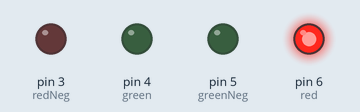
Bench run of a sketch on a simulated Arduino Uno, built with avr-gcc and run on an emulated ATmega328P. Parts: output pins drawn as LEDs (lit = HIGH). Dashed ring = blinking. No radio packets arrive unless stated.

Above: at 0.1 s.
At 1.55 s:
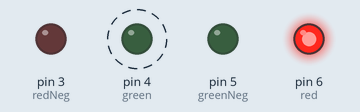
At 2.85 s:
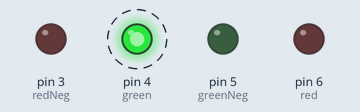
Timing chart, 0 to 3.1 s (numbered marks = the images above):
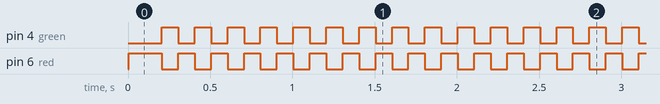

Measured:
- by itself, pin 4 (green): alternates HIGH for 0.10 s and LOW for 0.10 s
- by itself, pin 6 (red): repeats every 0.20 s: LOW 0.10 s, HIGH 0.10 s

The sketch:

testrf.ino
```cpp
/*Begining of Auto generated code by Atmel studio */
#include <Arduino.h>

/*End of auto generated code by Atmel studio */

#include <nRF24L01.h>
#include <RF24.h>
#include <RF24_config.h>
#include <SPI.h>
//Beginning of Auto generated function prototypes by Atmel Studio
void setup(void);
void loop(void);
//End of Auto generated function prototypes by Atmel Studio

/*
This is the corresponding sketch to the 'basicSend' sketch.
the nrf24l01 will listen for numbers 0-255, and light the red LED
whenever a number in the sequence is missed.  Otherwise,
it lights the green LED
*/
int msg[1];
RF24 radio(8,7);
const uint64_t pipe = 0xE8E8F0F0E1LL;
int red = 6;
int green = 4;
int redNeg = 3;
int greenNeg = 5;
int lastmsg = 1;

void setup(void){
  Serial.begin(9600);
  radio.begin();
  radio.openReadingPipe(1,pipe);
  radio.printDetails();
  radio.startListening();
  pinMode(red, OUTPUT);
  pinMode(green, OUTPUT);
  pinMode(redNeg, OUTPUT);
  pinMode(greenNeg, OUTPUT);
  digitalWrite(greenNeg, LOW);
  digitalWrite(redNeg, LOW);
}

void loop(void){
        digitalWrite(red, HIGH);
        digitalWrite(green,LOW);
  while (1)
  {
	delay(100);
    digitalWrite(red, HIGH);
    digitalWrite(green,LOW);
	delay(100);
	digitalWrite(red, LOW);
	digitalWrite(green,HIGH);

  }
  if (radio.available()){
    bool done = false;


    while (!done){
      done = radio.read(msg, 2);
      if (msg[0] != lastmsg +1){
        digitalWrite(red, HIGH);
        digitalWrite(green,LOW);
        }
      else {
       digitalWrite(red,LOW);
       digitalWrite(green,HIGH);
        }
      lastmsg = msg[0];
      //Serial.println(msg[0]);
     }
    }
    else {
      digitalWrite(red, HIGH);
      digitalWrite(green,LOW);
    }
}
```
